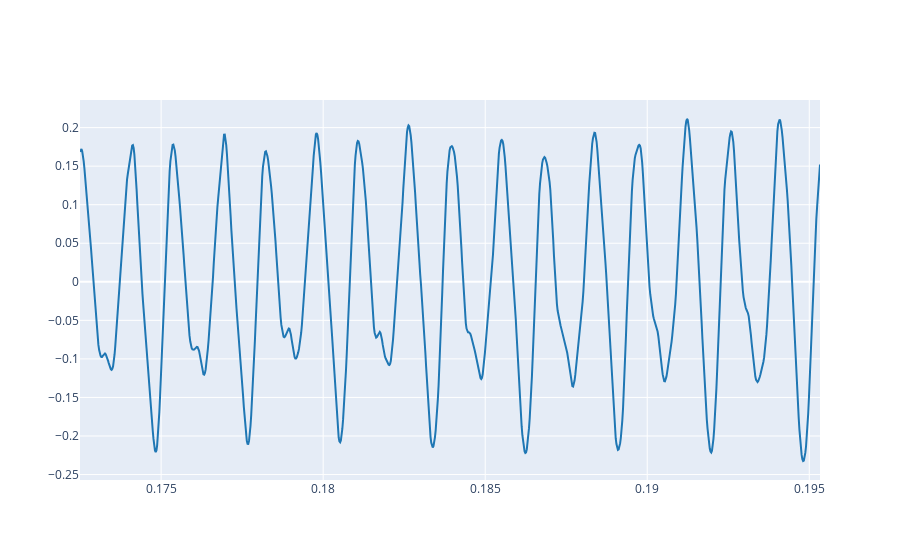

Source (notebook cell):
### Markdown cell above
3.1. Load your reference audio signal and plot some periods (5-10) where the amplitude is stable. For instance see Ex. 2.3 from Lab 1.

### Code cell
t_start = 0.1725
n_periods = 8
t_end = t_start + n_periods * T
plot_signals(ref, fs, t_start=t_start, t_end=t_end)

### Figure 1 — Plotly figure (JSON) as saved in the notebook; plotly's stock layout.template omitted (floating-point values rounded to 4 significant figures; data arrays with more than 128 entries replaced by an {"elided": "..."} marker saying what was removed)
{"data": [{"line": {"color": "#1f77b4", "shape": "linear"}, "mode": "lines", "name": "audio signal 0", "type": "scatter", "x": {"elided": "1008 float values"}, "y": {"elided": "1008 float values"}}], "layout": {}}
